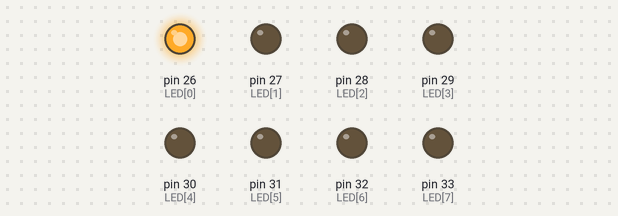
This sketch was run on a simulated Arduino Mega 2560, built with avr-gcc and run on an emulated ATmega2560. Parts: output pins drawn as LEDs (lit = HIGH).

Above: at 0.02 s.
At 0.32 s:
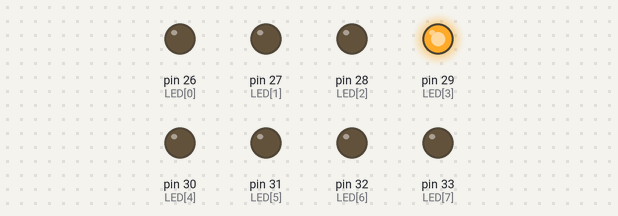
At 0.72 s:
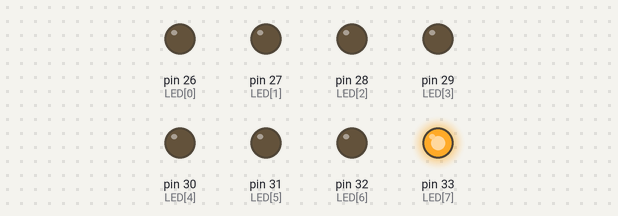
At 1.47 s:
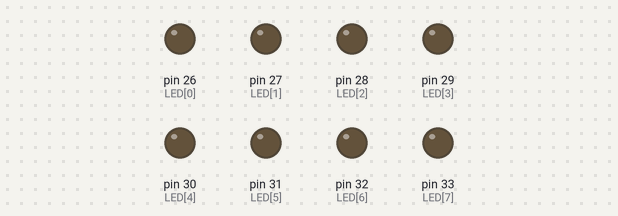
At 2.22 s:
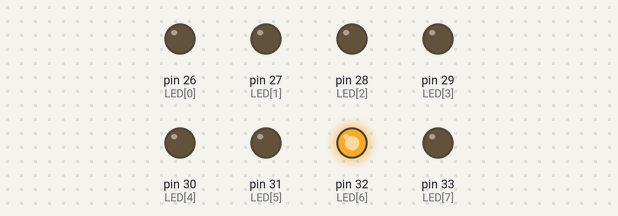
At 2.92 s:
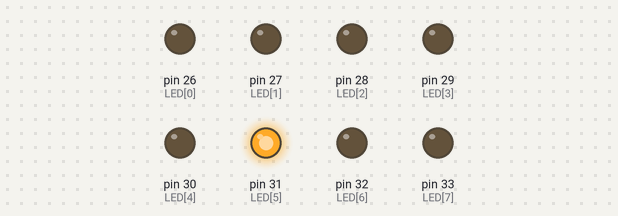
Timing chart, 0 to 3.2 s (numbered marks = the images above):
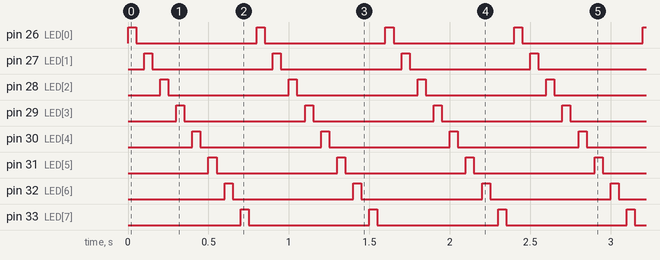

Measured:
- by itself, pin 26 (LED[0]), pin 27 (LED[1]), pin 28 (LED[2]), pin 29 (LED[3]), pin 30 (LED[4]), pin 31 (LED[5]), pin 32 (LED[6]), pin 33 (LED[7]): alternates HIGH for 0.05 s and LOW for 0.75 s
- by itself, everything shown: repeats every 0.80 s, in 16 steps

The sketch:

welcome_key.ino
```cpp
#include<stdio.h>
  int LED[]={26,27,28,29,30,31,32,33};
  int SW=34;
  int i=0;
  int count=0;
  int mode=0;
  int key=1;

void setup()
{
  for(i=0; i<8; i++)
  {
    pinMode(LED[i],OUTPUT);
  }
  pinMode(SW,INPUT_PULLUP);
}
void loop()
{
    for(i=0;i<8;i++)
    {
        digitalWrite(LED[i],HIGH);
        delay(key*50);
        digitalWrite(LED[i],LOW);
        delay(key*50);
    }
    if(SW==LOW)
      key++;
    if(key==10)
      key=1;
}
```
